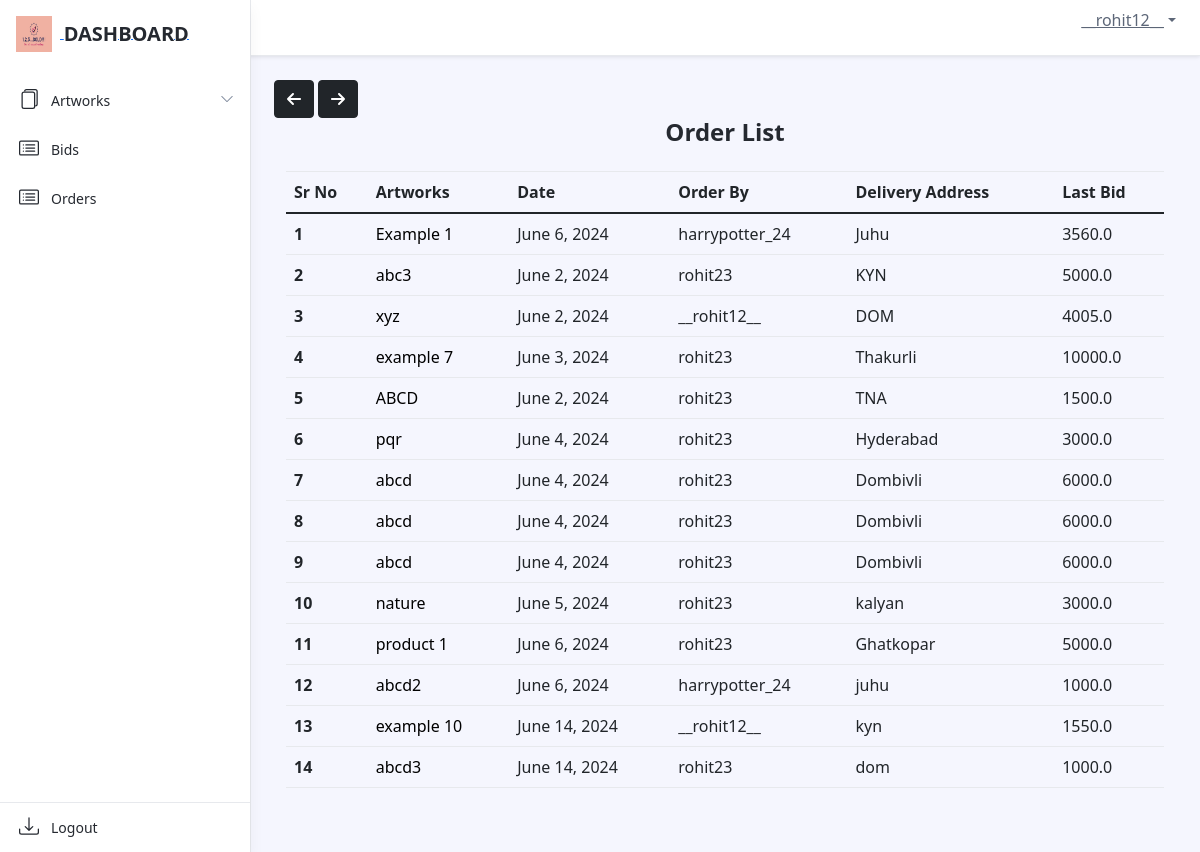
Before: /dashboard/order/ (signed in) with the older database file.
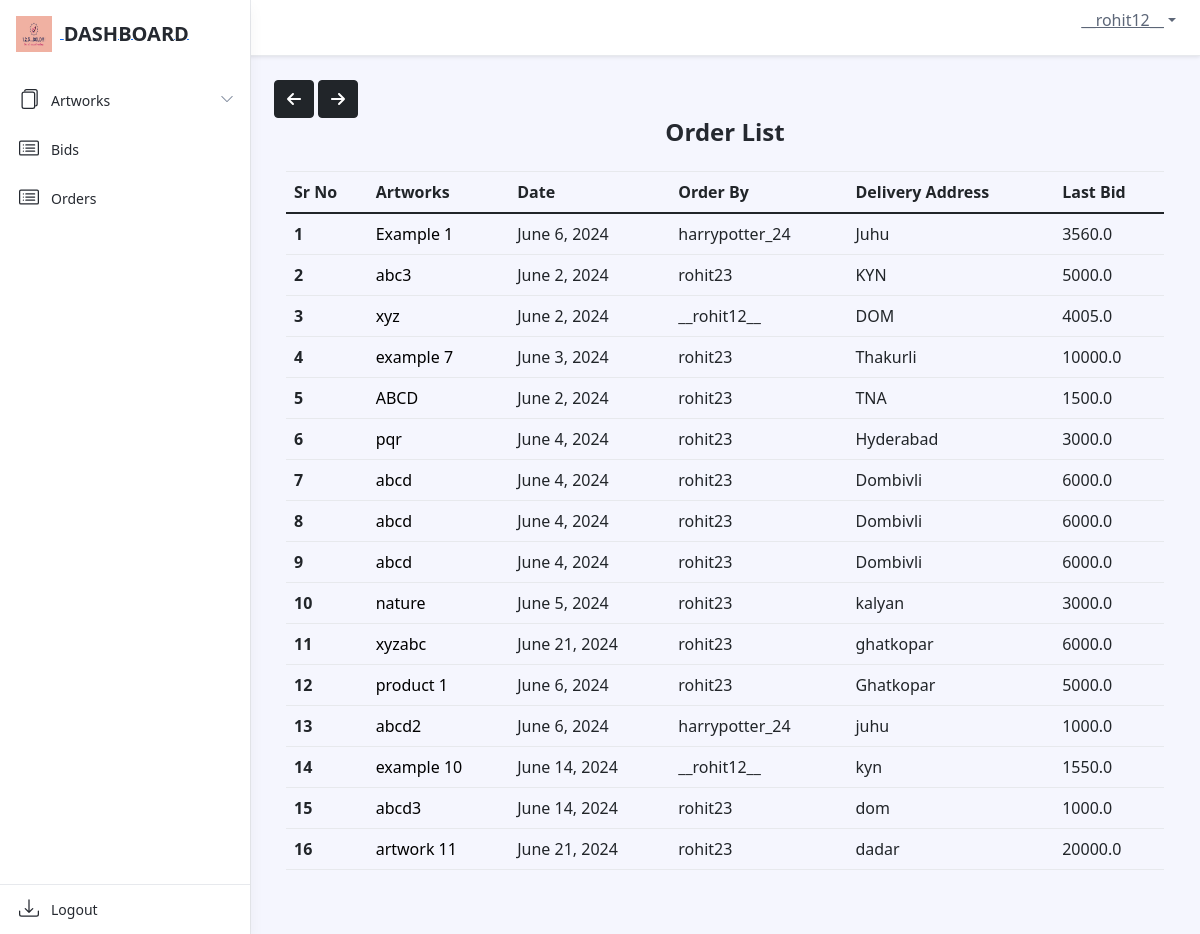
After: the same page with the newer database file.
### dashboard/models.py (models this page shows, shortened)
class OrderModel(models.Model):
    user = models.ForeignKey(settings.AUTH_USER_MODEL, on_delete=models.CASCADE)
    product = models.ForeignKey(Artwork, on_delete=models.CASCADE)
    order_date = models.DateField(auto_now_add=True)
    order_qty = models.IntegerField(default=0, null=False)
    delivery_at = models.TextField(default=" ", null=False)
    order_price = models.FloatField(default=0, null=False)

class Artwork(models.Model):
    product_id = models.CharField(max_length=255, default="")
    product_name = models.CharField(max_length=255, default="", blank=False, null=False)
    product_price = models.IntegerField(default=0, null=False)
    opening_bid = models.IntegerField(default=0)
    product_cat = models.ForeignKey('Catalogue', on_delete=models.CASCADE)
    product_qty = models.IntegerField(default=0)
    product_image = models.ImageField(upload_to='arts/')
    dimension_unit = models.CharField(max_length=2, choices=[('cm', 'Centimeters'), ('ft', 'Feet')])
    length_in_centimeters = models.FloatField(default=0.0, blank=True, null=True)
    width_in_centimeters = models.FloatField(default=0.0, blank=True, null=True)
    foot = models.FloatField(default=0, blank=True, null=True)
    inches = models.FloatField(default=0, blank=True, null=True)
    end_date = models.DateField()
    user = models.ForeignKey(settings.AUTH_USER_MODEL, on_delete=models.CASCADE)
    is_sold = models.BooleanField(default=False)
    def __str__(self):
        return self.product_name

### dashboard/views.py (the view)
# urls.py: path('order/', views.OrderListView.as_view(), name="order_list"),
class OrderListView(LoginRequiredMixin, ListView):
    model = OrderModel
    template_name = 'dashboard/ordermodel_list.html'
    def get_queryset(self):
        if self.request.user.groups.filter(name='SellerGroup').exists():
            return OrderModel.objects.filter(product__user=self.request.user)
        else:
            return OrderModel.objects.filter(user=self.request.user)

### art/context_processors.py (called while the page is built)
def catalogue_list(request):
    return {"catalogue_list": Catalogue.objects.all()}

### dashboard/models.py (called while the page is built)
    def __str__(self):
        return self.cat_name

### dashboard/templatetags/auth_extras.py (called while the page is built)
@register.filter(name='has_group')
def has_group(user, group_name):
    group = Group.objects.get(name=group_name)
    return True if group in user.groups.all() else False

### templates/dashboard/ordermodel_list.html (shortened to what this page needs)
{% extends './base.html' %}
{% load static %}
{% block links %}
<link rel="stylesheet" href="{% static 'dashboard/css/ordermodel_list.css' %}">
<link rel="stylesheet" href="https://stackpath.bootstrapcdn.com/bootstrap/4.5.2/css/bootstrap.min.css">
{% endblock %}
{% block content %}
{% include './includes/header.html' %}
{% include "art/arrow_button.html" %}
{% load auth_extras %}
<div class="app-wrapper">
    <div class="app-content pt-3 p-md-3 p-lg-4">
        <button onclick="goBack()" class="btn btn-dark"><i class="fa-solid fa-arrow-left"></i></button>
        <button onclick="goForward()" class="btn btn-dark"><i class="fa-solid fa-arrow-right"></i></button>
        <div class="container-xl">
            <h1 class="app-page-title">Order List</h1>
            <div class="row g-4 mb-4">
                <table class="table">
                    <thead>
                        <tr>
                            <th scope="col">Sr No</th>
                            <th scope="col">Artworks</th>
                            <th scope="col">Date</th>
                            {% if user|has_group:"SellerGroup" %}
                            <th scope="col">Order By</th>
                            {% endif %}
                            <th scope="col">Delivery Address</th>
                            <th scope="col">Last Bid</th>
                        </tr>
                    </thead>
                    <tbody>
                        {% for order in object_list %}
                        <tr>
                            <th scope="row">{{ forloop.counter }}</th>
                            <td>
                                <a href="#" class="artworks-order" data-toggle="modal" data-target="#productModal{{ order.product.id }}">{{ order.product }}</a>
                            </td>
                            <td>{{ order.order_date }}</td>
                            {% if user|has_group:"SellerGroup" %}
                            <td>{{ order.user }}</td>
                            {% endif %}
                            <td>{{ order.delivery_at }}</td>
                            <td>{{ order.order_price }}</td>
                        </tr>
                        {% empty %}
                        <tr>
                            <td colspan="7" class="text-center">
                                <h3 class="open-sans-empty">No artworks to show</h3>
                            </td>
                        </tr>
                        {% endfor %}
                    </tbody>
                </table>
            </div>
        </div>
    </div>
</div>
{% endblock %}

### templates/dashboard/base.html (shortened to what this page needs)
<!DOCTYPE html>
<html lang="en">
<head>
    {% load static %}
    <link href="https://cdn.jsdelivr.net/npm/bootstrap@5.0.2/dist/css/bootstrap.min.css" rel="stylesheet">
    <link rel="stylesheet" href="{% static 'dashboard/css/style.css' %}">
    <link rel="stylesheet" href="{% static 'dashboard/css/form.css' %}">
    {% block links %}{% endblock %}
</head>
<body class="app">
    {% if user.is_authenticated %}
    {% block content %}{% endblock %}
    {% else %} {% include './404.html' %} {% endif %}
</body>
</html>

### templates/dashboard/includes/header.html (shortened to what this page needs)
{% load static %}
{% load auth_extras %}
<link href="https://stackpath.bootstrapcdn.com/bootstrap/5.1.3/css/bootstrap.min.css" rel="stylesheet">
<header class="app-header fixed-top">
    <div class="app-header-inner">
        <div class="container-fluid py-2">
            <div class="app-header-content">
                <div class="row justify-content-between align-items-center">
                    <div class="app-utilities col-auto">
                        <div class="app-utility-item app-user-dropdown dropdown">
                            <a class="dropdown-toggle" id="user-dropdown-toggle" data-bs-toggle="dropdown" href="#" role="button" aria-expanded="false">{{ user }}</a>
                        </div>
                    </div>
                </div>
            </div>
        </div>
    </div>
    <div id="app-sidepanel" class="app-sidepanel">
        <div class="sidepanel-inner d-flex flex-column">
            <div class="app-branding">
                <a class="app-logo" href="#" data-bs-toggle="modal" data-bs-target="#logoModal">
                    <img class="logo-icon me-2" src="{% static 'logo.jpeg' %}" alt="logo">
                    <span class="logo-text">DASHBOARD</span>
                </a>
            </div>
            <nav id="app-nav-main" class="app-nav app-nav-main flex-grow-1">
                <ul class="app-menu list-unstyled accordion" id="menu-accordion">
                    {% if user|has_group:"SellerGroup" %}
                    <li class="nav-item has-submenu">
                        <a class="nav-link submenu-toggle" href="#" data-bs-toggle="collapse" data-bs-target="#submenu-1" aria-expanded="false" aria-controls="submenu-1">
                            <span class="nav-icon">
                            </span>
                            <span class="nav-link-text">Artworks</span>
                            <span class="submenu-arrow">
                                <svg width="1em" height="1em" viewBox="0 0 16 16" class="bi bi-chevron-down" fill="currentColor" xmlns="http://www.w3.org/2000/svg">
                                    <path fill-rule="evenodd" d="M1.646 4.646a.5.5 0 0 1 .708 0L8 10.293l5.646-5.647a.5.5 0 0 1 .708.708l-6 6a.5.5 0 0 1-.708 0l-6-6a.5.5 0 0 1 0-.708z"/>
                                </svg>
                            </span>
                        </a>
                    </li>
                    <li class="nav-item">
                        <a class="nav-link" href="{% url 'dashboard:bid_list' %}">
                            <span class="nav-icon">
                            </span>
                            <span class="nav-link-text">Bids</span>
                        </a>
                    </li>
                    {% endif %}
                    <li class="nav-item">
                        <a class="nav-link" href="{% url 'dashboard:order_list' %}">
                            <span class="nav-icon">
                            </span>
                            <span class="nav-link-text">Orders</span>
                        </a>
                    </li>
                </ul>
            </nav>
            <div class="app-sidepanel-footer">
                <nav class="app-nav app-nav-footer">
                    <ul class="app-menu footer-menu list-unstyled">
                        <li class="nav-item">
                            <a class="nav-link" href="{% url 'art:logout' %}">
                                <span class="nav-icon">
                                </span>
                                <span class="nav-link-text">Logout</span>
                            </a>
                        </li>
                    </ul>
                </nav>
            </div>
        </div>
    </div>
</header>

### templates/art/arrow_button.html (shortened to what this page needs)
<!DOCTYPE html>
<html lang="en">
<head>
</head>
<body>
</body>
</html>

### static/dashboard/css/ordermodel_list.css (style rules this page uses)
.artworks-order { color:black !important; text-decoration:none; }

### static/dashboard/css/signup.css (style rules this page uses)
.btn { display: inline-block; font-weight: 400; color: #fff; text-align: center; vertical-align: middle; -webkit-user-select: none; -moz-user-select: none; -ms-user-select: none; user-select: none; background-color: transparent; border: 1px solid transparent; padding: 0.375rem 0.75rem; font-size: 1rem; line-height: 1.5; border-radius: 0.25rem; }

### static/dashboard/css/navbar.css (style rules this page uses)
:root { --border-color: black; }

### static/dashboard/css/unsold.css (style rules this page uses)
.row { justify-content: start; --bs-gutter-y: 1.5rem !important; }

### static/dashboard/css/contact.css (style rules this page uses)
:root { --background-color: #e7e7e7; --text-color: #000; --link-color: #343434; --link-hover-color: #000000; --title-color: #000; --contact-text-color: #000; }
body { background-color: var(--background-color); color: var(--text-color); }

### static/dashboard/css/faq.css (style rules this page uses)
:root { --background-color: #f8f9fa; --text-color: #000; --link-color: #007bff; --link-hover-color: #0056b3; --title-color: #000; --accordion-bg-color: #fff; --accordion-border-color: #ddd; --accordion-header-bg-color: #f7f7f7; --accordion-header-text-color: #000; }
body { background-color: var(--background-color); color: var(--text-color); }

### static/dashboard/css/index.css (style rules this page uses)
:root { --background-color: #e7e7e7; --text-color: #000; --link-color: #343434; --link-hover-color: #000000; --title-color: #000; --contact-text-color: #000; }
.row { justify-content: start; --bs-gutter-y: 1.5rem !important; }

### static/home/css/about.css (style rules this page uses)
body, h1, h4, p { margin: 0; padding: 0; }
h1, h4 { text-align: center; }

### static/dashboard/css/register_seller.css (style rules this page uses)
.btn { display: inline-block; font-weight: 400; color: #fff; text-align: center; vertical-align: middle; -webkit-user-select: none; -moz-user-select: none; -ms-user-select: none; user-select: none; background-color: transparent; border: 1px solid transparent; padding: 0.375rem 0.75rem; font-size: 1rem; line-height: 1.5; border-radius: 0.25rem; }

Changed rows visible on the page:
added OrderModel: product "xyzabc", order_date "June 21, 2024", user "rohit23", delivery_at "ghatkopar", order_price "6000.0"
added OrderModel: product "artwork 11", order_date "June 21, 2024", user "rohit23", delivery_at "dadar", order_price "20000.0"
